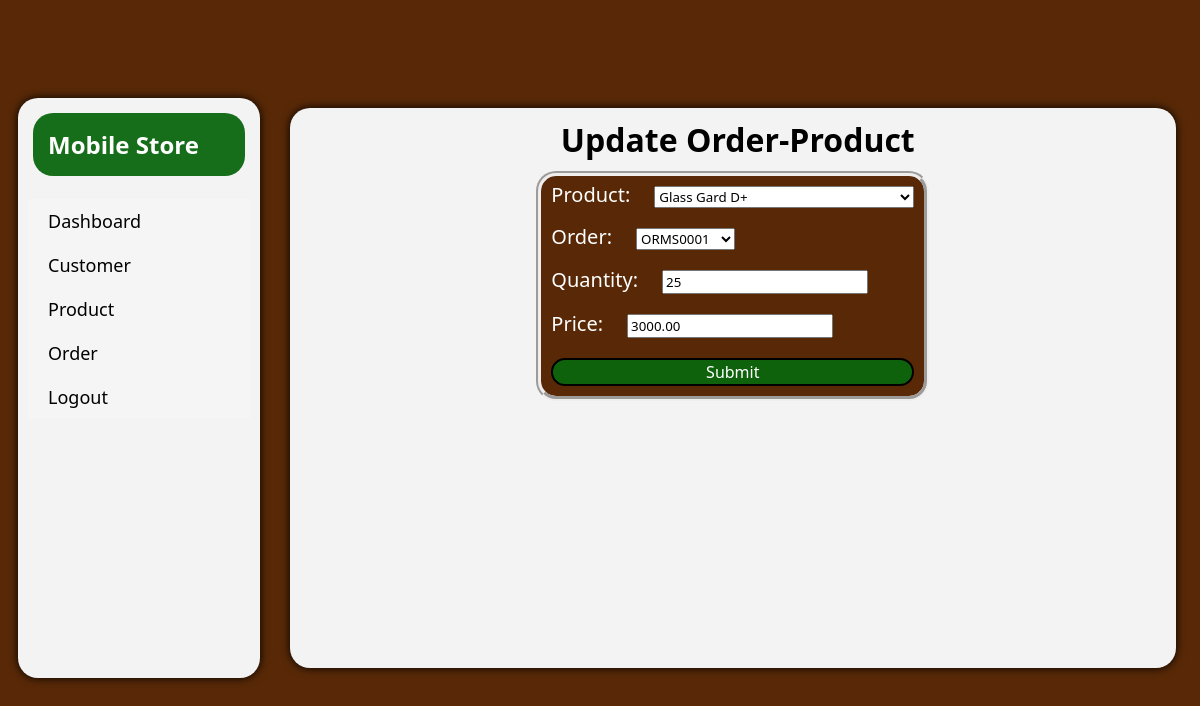
Page /store/update_orderproduct/ORMS0001/PROD0001/ (signed in) on the committed database.
### store/models.py (models this page shows)
class Order_Product(models.Model):
    product = models.ForeignKey(Product, on_delete=models.CASCADE)
    order = models.ForeignKey(Order, on_delete=models.CASCADE)
    quantity = models.IntegerField(default=0)
    price = models.DecimalField(max_digits=10, decimal_places=2)
    class Meta:
        unique_together = ('order','product')

### store/storeView/managmentView.py (the view)
# urls.py: path("update_orderproduct/<str:orderId>/<str:prodId>/", managmentView.updateOrderProduct, name="updateOrderProduct"),
@login_required(login_url="/account/logout/")
def updateOrderProduct(request, orderId, prodId):
    orderProduct = get_object_or_404(Order_Product, order=orderId, product=prodId)
    if request.method == 'POST':
        form = OrderProductForm(request.POST, instance=orderProduct)
        if form.is_valid():
            quantity = form.cleaned_data["quantity"]
            product = Product.objects.get(prodId=prodId)
            product_quantity = product.quantity
            if product_quantity < quantity:
                messages.info(request,"Insufficent Qunatity")
                return redirect(f"/store/update_orderproduct/{orderId}/{prodId}/")
            form.save()
            return redirect("/store/order/")
    else:
        form = OrderProductForm(instance=orderProduct)
    return render(request, "store/manage.html/", {"form":form, "title":"Update Order-Product"})

### store/forms.py
class OrderProductForm(forms.ModelForm):
    class Meta:
        model = Order_Product
        fields = "__all__"

### store/models.py (called while the page is built)
    def __str__(self):
        return self.prodName

    def __str__(self):
        return self.orderId

### store/templates/store/manage.html (shortened to what this page needs)
{% extends "index.html" %}
{% block report_block %}
<div class="managmentBox">
    <h1>{{title}}</h1>
    <div class="formBox">
        <form class="managmentForm" method="POST">
            {{form.as_div}}
            <button type="submit" name="submit">Submit</button>
        </form>
    </div>
</div>
{% endblock %}

### static/index.css (style rules this page uses)
body { background-color: rgb(89, 41, 7); }
h1 { font-size: 32px; font-family: 'Segoe UI', Tahoma, Geneva, Verdana, sans-serif; font-weight: 700; color: black; padding-inline-start: 10px; padding-top: 10px; margin: 0px; }
button { font-size: 16px; color: white; background-color: rgba(10, 103, 13, 0.943); border-radius: 20px; border-style: solid; margin-left: 10px; transition: all 0.5s ease-in-out; }
label { font-size: 20px; font-family: 'Segoe UI', Tahoma, Geneva, Verdana, sans-serif; font-weight: 500; }
input,label,button,select { font-family: 'Segoe UI', Tahoma, Geneva, Verdana, sans-serif; margin: 10px; }
.managmentBox { display: flex; flex-direction: column; border-radius: 20px; align-items: center; width: 100%; }
.managmentForm { display: flex; margin: 10px; flex-direction: column; background-color: rgb(89, 41, 7); border-radius: 20px; border-style:groove; border-color: rgb(240, 238, 236); border-width: 5px; color: white; }
.formBox { display: flex; flex-direction: row; }

### rows in the picture
Order_Product: product "Glass Gard D+", order "ORMS0001", quantity "25", price "3000.00"

### other values in the picture
{{ title }} "Update Order-Product"
